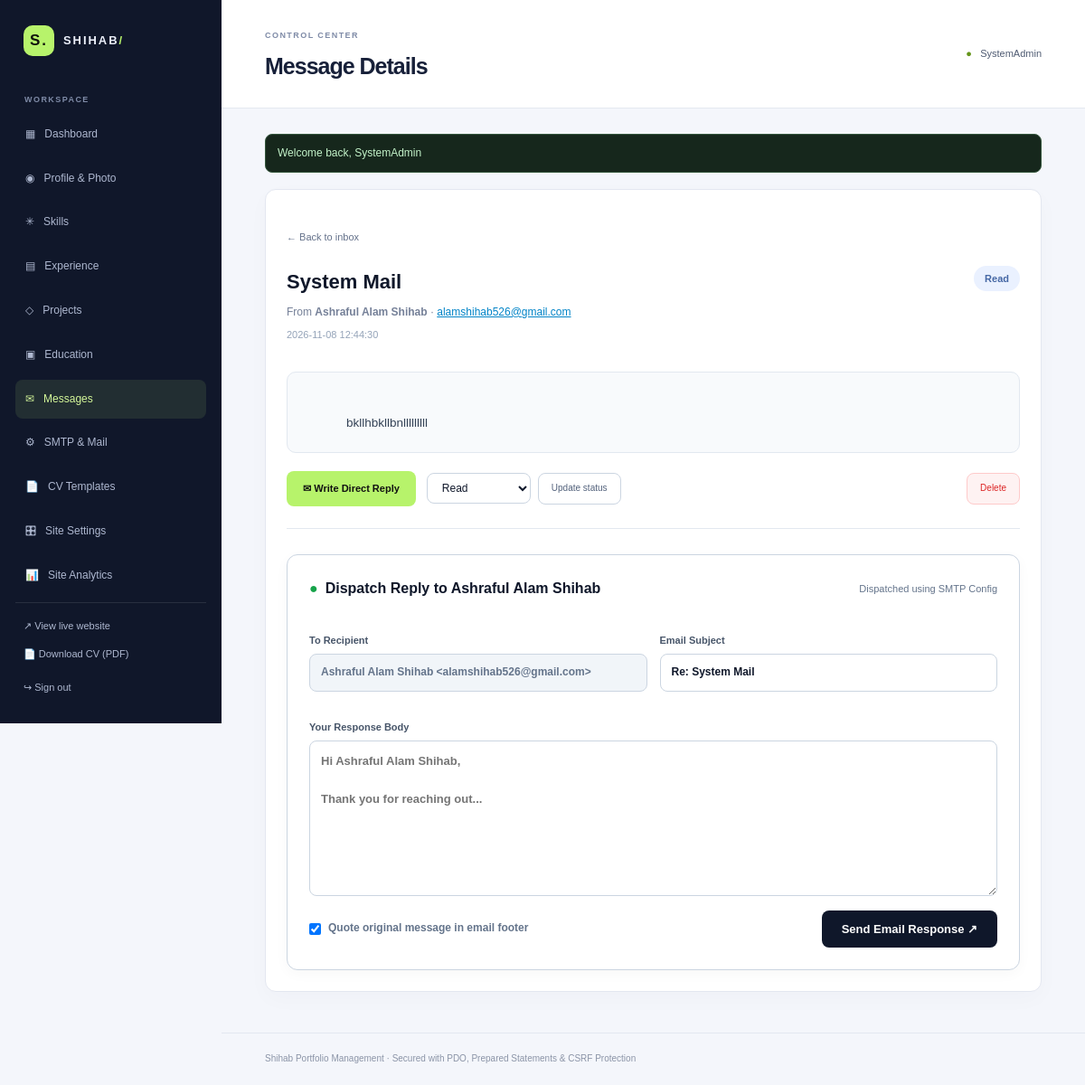
The app's page /admin/messages?view=1 (signed in), older data.
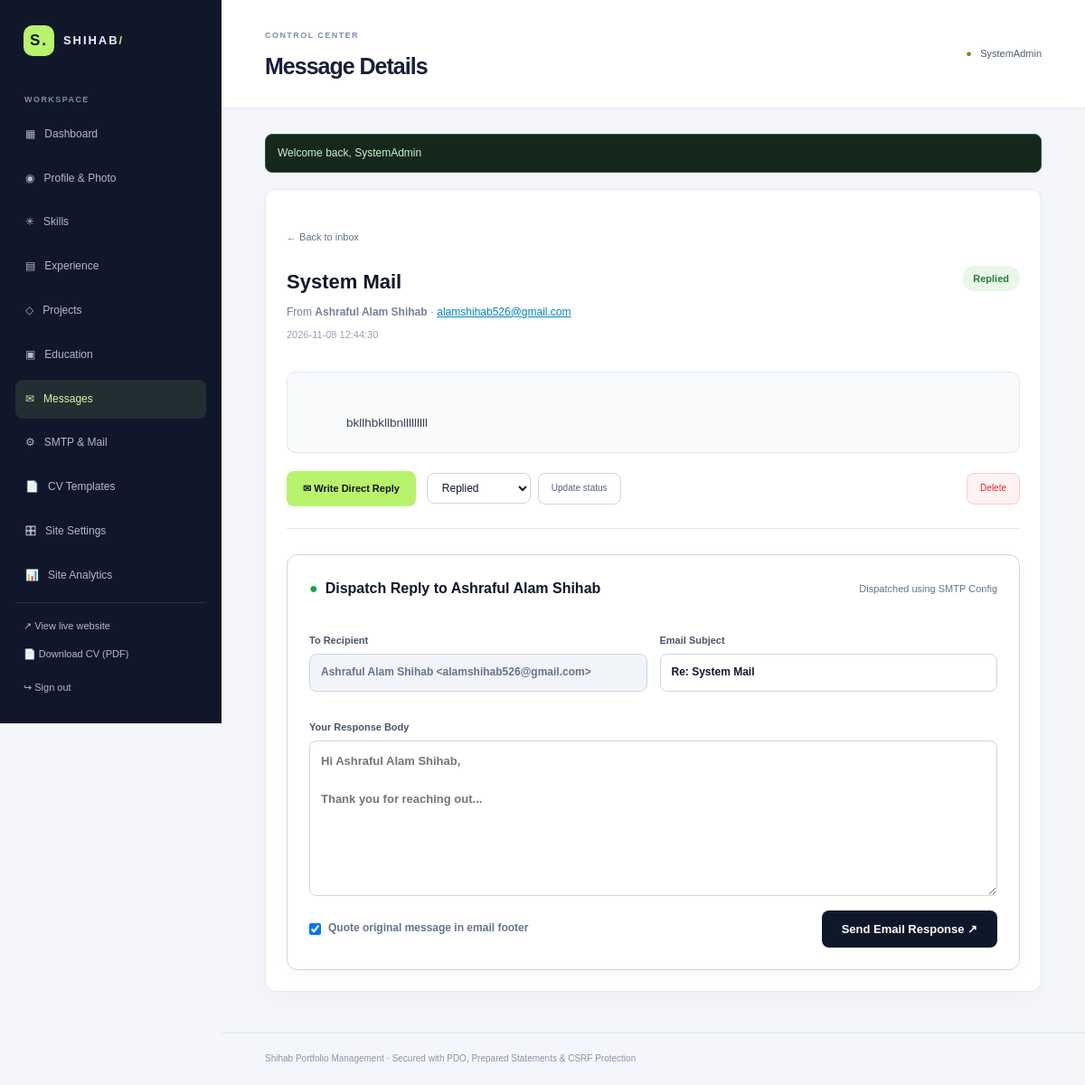
The same page, newer data.
### tables this page shows
CREATE TABLE `contact_messages` (
  `id` bigint(20) UNSIGNED NOT NULL,
  `name` varchar(120) NOT NULL,
  `email` varchar(254) NOT NULL,
  `subject` varchar(180) DEFAULT NULL,
  `message` text NOT NULL,
  `created_at` timestamp NOT NULL DEFAULT current_timestamp(),
  `status` enum('new','read','replied','archived') NOT NULL DEFAULT 'new'
);

### config.php (called while the page is built, shortened)
<?php
function url(string $path = ''): string
{
    $envPath = $_ENV['SITE_BASE_PATH'] ?? null;
    if ($envPath !== null && $envPath !== '') {
        $base = rtrim($envPath, '/');
    } else {
        $docRoot = realpath($_SERVER['DOCUMENT_ROOT'] ?? '') ?: '';
        $dir = realpath(__DIR__) ?: '';
        $docRoot = str_replace('\\', '/', $docRoot);
        $dir = str_replace('\\', '/', $dir);
        if ($docRoot !== '' && str_starts_with($dir, $docRoot)) {
            $base = substr($dir, strlen($docRoot));
        } else {
            $base = '';
        }
    }
    $base = '/' . trim($base, '/');
    $normalized = ($base === '/') ? '' : $base;
    return $normalized . '/' . ltrim($path, '/');
}
function e(?string $value): string
{
    return htmlspecialchars((string)$value, ENT_QUOTES | ENT_SUBSTITUTE, 'UTF-8');
}

### admin/views/messages.php (the view, shortened to what the changed rows need)
<?php if ($isDetail): ?>
    <div class="admin-panel" style="max-width: 960px;">
        <a class="back-link" href="<?= e(url('admin/messages')) ?>">← Back to inbox</a>
        <div class="message-heading" style="margin-top: 12px; display: flex; justify-content: space-between; align-items: flex-start; gap: 20px;">
            <div>
                <h2 style="font-size: 22px; color: #0f172a; margin: 0 0 6px;"><?= e($message['subject'] ?: 'No Subject') ?></h2>
                <p class="panel-hint" style="margin: 0 0 4px;">From <strong><?= e($message['name']) ?></strong> &middot; <a href="mailto:<?= e($message['email']) ?>" style="color: #0284c7; text-decoration: underline;"><?= e($message['email']) ?></a></p>
                <p class="panel-hint" style="font-size: 11px; color: #94a3b8;"><?= e($message['created_at']) ?></p>
            </div>
            <span class="status-pill status-<?= e($message['status']) ?>" style="text-transform: capitalize; padding: 5px 12px; border-radius: 20px; font-weight: 600; font-size: 11px;">
                <?= e(ucfirst($message['status'])) ?>
            </span>
        </div>
        <div class="message-body" style="background: #f8fafc; border: 1px solid #e2e8f0; border-radius: 10px; padding: 20px; font-size: 13.5px; line-height: 1.8; color: #334155; margin: 20px 0; white-space: pre-wrap;">
            <?= e($message['message']) ?>
        </div>
        <div class="message-actions" style="display: flex; gap: 12px; align-items: center; flex-wrap: wrap; padding-bottom: 24px; border-bottom: 1px solid #e2e8f0;">
            <button type="button" class="button button-primary" id="toggleReplyBtn" onclick="document.getElementById('replyComposerBox').scrollIntoView({behavior: 'smooth'}); document.getElementById('replyBodyText').focus();" style="background: #b7f36b; color: #111; font-weight: 700; border: none; padding: 10px 18px; border-radius: 8px; cursor: pointer;">
                ✉ Write Direct Reply
            </button>
            <form method="post" action="<?= e(url('admin/messages')) ?>" class="inline-form" style="display: inline-flex; align-items: center; gap: 8px;">
                <select name="status" style="padding: 8px 12px; border: 1px solid #cbd5e1; border-radius: 8px; font-size: 12px; background: #fff; color: #0f172a;">
                    <?php foreach (['new', 'read', 'replied', 'archived'] as $s): ?>
                        <option value="<?= $s ?>" <?= $message['status'] === $s ? 'selected' : '' ?>><?= ucfirst($s) ?></option>
                    <?php endforeach; ?>
                </select>
                <button class="small-action" type="submit" style="padding: 8px 14px; border-radius: 8px; border: 1px solid #cbd5e1; background: #fff; cursor: pointer;">Update status</button>
            </form>
            <form method="post" action="<?= e(url('admin/messages')) ?>" onsubmit="return confirm('Delete message permanently?')" style="margin-left: auto;">
                <button class="small-action danger" type="submit" style="background: #fef2f2; border: 1px solid #fecaca; color: #dc2626; padding: 8px 14px; border-radius: 8px; cursor: pointer;">Delete</button>
            </form>
        </div>
        <div id="replyComposerBox" style="margin-top: 28px; background: #ffffff; border: 1px solid #cbd5e1; border-radius: 12px; padding: 24px; box-shadow: 0 4px 15px rgba(0,0,0,0.03);">
            <div style="display: flex; justify-content: space-between; align-items: center; margin-bottom: 16px;">
                <h3 style="margin: 0; font-size: 16px; color: #0f172a; display: flex; align-items: center; gap: 8px;">
                    <span style="color: #16a34a;">●</span> Dispatch Reply to <?= e($message['name']) ?>
                </h3>
                <small style="color: #64748b; font-size: 11px;">Dispatched using SMTP Config</small>
            </div>
            <form method="post" action="<?= e(url('admin/messages?view=' . $id)) ?>" class="admin-form">
                <div class="form-grid" style="display: grid; grid-template-columns: 1fr 1fr; gap: 14px; margin-bottom: 14px;">
                    <label style="display: block; font-size: 11px; font-weight: 600; color: #475569;">
                        To Recipient
                        <input type="text" value="<?= e($message['name'] . ' <' . $message['email'] . '>') ?>" readonly style="background: #f1f5f9; color: #64748b; cursor: not-allowed; border: 1px solid #cbd5e1; border-radius: 8px; padding: 10px 12px; width: 100%; margin-top: 6px;">
                    </label>
                    <label style="display: block; font-size: 11px; font-weight: 600; color: #475569;">
                        Email Subject
                        <input type="text" name="reply_subject" value="Re: <?= e($message['subject'] ?: 'Inquiry follow-up') ?>" required style="background: #fff; color: #0f172a; border: 1px solid #cbd5e1; border-radius: 8px; padding: 10px 12px; width: 100%; margin-top: 6px;">
                    </label>
                </div>
                <label style="display: block; font-size: 11px; font-weight: 600; color: #475569; margin-bottom: 16px;">
                    Your Response Body
                    <textarea id="replyBodyText" name="reply_body" rows="7" required placeholder="Hi <?= e($message['name']) ?>,&#10;&#10;Thank you for reaching out..." style="background: #fff; color: #0f172a; border: 1px solid #cbd5e1; border-radius: 8px; padding: 12px; width: 100%; margin-top: 6px; font-family: inherit; font-size: 13px; line-height: 1.6;"></textarea>
                </label>
                <div style="display: flex; justify-content: space-between; align-items: center; flex-wrap: wrap; gap: 10px;">
                    <label style="display: inline-flex; align-items: center; gap: 8px; font-size: 12px; color: #64748b; cursor: pointer; margin: 0;">
                        <input type="checkbox" name="quote_original" value="1" checked style="width: auto; margin: 0;">
                        Quote original message in email footer
                    </label>
                    <button type="submit" class="button button-primary" style="background: #0f172a; color: #ffffff; padding: 10px 22px; border-radius: 8px; font-weight: 600; border: none; cursor: pointer;">
                        Send Email Response ↗
                    </button>
                </div>
            </form>
        </div>
    </div>
<?php endif; ?>

Row changes from the older to the newer data that the page shows:
changed contact_messages "System Mail": status "Read" → "Replied"
